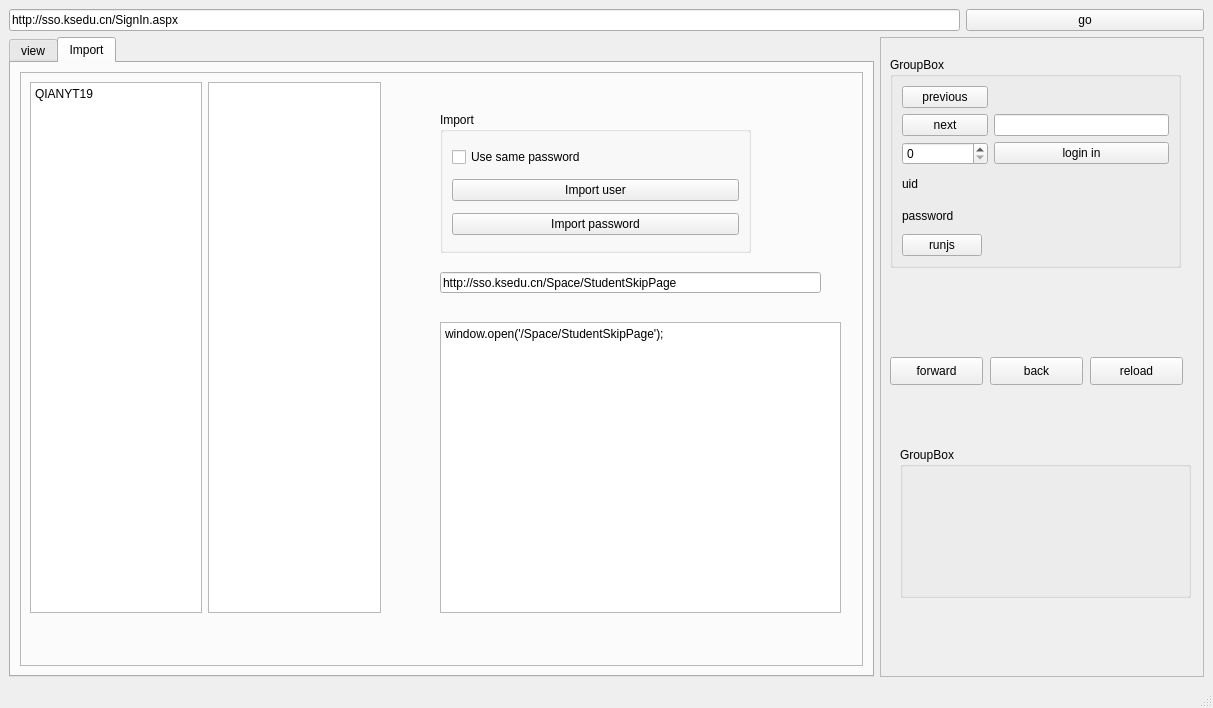
<?xml version="1.0" encoding="UTF-8"?>
<ui version="4.0">
 <class>MainWindow</class>
 <widget class="QMainWindow" name="MainWindow">
  <property name="geometry">
   <rect>
    <x>0</x>
    <y>0</y>
    <width>1213</width>
    <height>708</height>
   </rect>
  </property>
  <property name="windowTitle">
   <string>MainWindow</string>
  </property>
  <widget class="QWidget" name="centralwidget">
   <layout class="QVBoxLayout" name="verticalLayout_2">
    <item>
     <layout class="QHBoxLayout" name="horizontalLayout" stretch="8,2">
      <item>
       <widget class="QLineEdit" name="url_Input">
        <property name="text">
         <string>http://sso.ksedu.cn/SignIn.aspx</string>
        </property>
       </widget>
      </item>
      <item>
       <widget class="QPushButton" name="go">
        <property name="text">
         <string>go</string>
        </property>
       </widget>
      </item>
     </layout>
    </item>
    <item>
     <layout class="QHBoxLayout" name="horizontalLayout_2" stretch="8,3">
      <item>
       <widget class="QTabWidget" name="tabWidget">
        <property name="currentIndex">
         <number>1</number>
        </property>
        <widget class="QWidget" name="tab_3">
         <attribute name="title">
          <string>view</string>
         </attribute>
         <layout class="QVBoxLayout" name="verticalLayout">
          <item>
           <widget class="QFrame" name="frame_view">
            <property name="frameShape">
             <enum>QFrame::StyledPanel</enum>
            </property>
            <property name="frameShadow">
             <enum>QFrame::Raised</enum>
            </property>
           </widget>
          </item>
         </layout>
        </widget>
        <widget class="QWidget" name="tab_4">
         <attribute name="title">
          <string>Import</string>
         </attribute>
         <layout class="QVBoxLayout" name="verticalLayout_3">
          <item>
           <widget class="QFrame" name="frame_setting">
            <property name="frameShape">
             <enum>QFrame::StyledPanel</enum>
            </property>
            <property name="frameShadow">
             <enum>QFrame::Raised</enum>
            </property>
            <widget class="QWidget" name="layoutWidget">
             <property name="geometry">
              <rect>
               <x>10</x>
               <y>10</y>
               <width>351</width>
               <height>531</height>
              </rect>
             </property>
             <layout class="QHBoxLayout" name="horizontalLayout_3">
              <item>
               <widget class="QPlainTextEdit" name="plainTextEdit_users">
                <property name="plainText">
                 <string>QIANYT19
</string>
                </property>
                <property name="placeholderText">
                 <string>Import accounts in batches, one per line</string>
                </property>
               </widget>
              </item>
              <item>
               <widget class="QPlainTextEdit" name="plainTextEdit_pwds">
                <property name="plainText">
                 <string></string>
                </property>
                <property name="placeholderText">
                 <string>Import password in batches, one per line</string>
                </property>
               </widget>
              </item>
             </layout>
            </widget>
            <widget class="QGroupBox" name="groupBox_3">
             <property name="geometry">
              <rect>
               <x>420</x>
               <y>40</y>
               <width>311</width>
               <height>141</height>
              </rect>
             </property>
             <property name="title">
              <string>Import</string>
             </property>
             <layout class="QVBoxLayout" name="verticalLayout_4">
              <item>
               <widget class="QCheckBox" name="checkBox">
                <property name="text">
                 <string>Use same password</string>
                </property>
               </widget>
              </item>
              <item>
               <widget class="QPushButton" name="pushButton_3">
                <property name="text">
                 <string>Import user</string>
                </property>
               </widget>
              </item>
              <item>
               <widget class="QPushButton" name="pushButton_6">
                <property name="text">
                 <string>Import password</string>
                </property>
               </widget>
              </item>
             </layout>
            </widget>
            <widget class="QPlainTextEdit" name="plainTextEdit_pwds_2">
             <property name="geometry">
              <rect>
               <x>420</x>
               <y>250</y>
               <width>401</width>
               <height>291</height>
              </rect>
             </property>
             <property name="plainText">
              <string>window.open('/Space/StudentSkipPage');</string>
             </property>
             <property name="placeholderText">
              <string>Automated execution</string>
             </property>
            </widget>
            <widget class="QLineEdit" name="lineEdit">
             <property name="geometry">
              <rect>
               <x>420</x>
               <y>200</y>
               <width>381</width>
               <height>21</height>
              </rect>
             </property>
             <property name="text">
              <string>http://sso.ksedu.cn/Space/StudentSkipPage</string>
             </property>
            </widget>
           </widget>
          </item>
         </layout>
        </widget>
       </widget>
      </item>
      <item>
       <widget class="QFrame" name="frame_oper">
        <property name="frameShape">
         <enum>QFrame::StyledPanel</enum>
        </property>
        <property name="frameShadow">
         <enum>QFrame::Raised</enum>
        </property>
        <widget class="QGroupBox" name="groupBox">
         <property name="geometry">
          <rect>
           <x>10</x>
           <y>20</y>
           <width>291</width>
           <height>211</height>
          </rect>
         </property>
         <property name="title">
          <string>GroupBox</string>
         </property>
         <layout class="QGridLayout" name="gridLayout">
          <item row="7" column="0">
           <widget class="QLabel" name="label_2">
            <property name="text">
             <string>password</string>
            </property>
           </widget>
          </item>
          <item row="2" column="0" colspan="2">
           <widget class="QPushButton" name="pushButton_2">
            <property name="text">
             <string>next</string>
            </property>
           </widget>
          </item>
          <item row="6" column="0" colspan="2">
           <widget class="QLabel" name="label">
            <property name="text">
             <string>uid</string>
            </property>
           </widget>
          </item>
          <item row="3" column="2">
           <widget class="QPushButton" name="pushButton_5">
            <property name="text">
             <string>login in</string>
            </property>
           </widget>
          </item>
          <item row="0" column="0" colspan="2">
           <widget class="QPushButton" name="pushButton">
            <property name="text">
             <string>previous</string>
            </property>
           </widget>
          </item>
          <item row="2" column="2">
           <widget class="QLineEdit" name="lineEdit_code"/>
          </item>
          <item row="3" column="0" colspan="2">
           <widget class="QSpinBox" name="spinBox">
            <property name="maximum">
             <number>65535</number>
            </property>
           </widget>
          </item>
          <item row="8" column="0">
           <widget class="QPushButton" name="pushButton_9">
            <property name="text">
             <string>runjs</string>
            </property>
           </widget>
          </item>
          <item row="8" column="2">
           <widget class="QLabel" name="label_3">
            <property name="text">
             <string/>
            </property>
           </widget>
          </item>
         </layout>
        </widget>
        <widget class="QGroupBox" name="groupBox_2">
         <property name="geometry">
          <rect>
           <x>20</x>
           <y>410</y>
           <width>291</width>
           <height>151</height>
          </rect>
         </property>
         <property name="title">
          <string>GroupBox</string>
         </property>
        </widget>
        <widget class="QPushButton" name="pushButton_4">
         <property name="geometry">
          <rect>
           <x>110</x>
           <y>320</y>
           <width>93</width>
           <height>28</height>
          </rect>
         </property>
         <property name="text">
          <string>back</string>
         </property>
        </widget>
        <widget class="QPushButton" name="pushButton_7">
         <property name="geometry">
          <rect>
           <x>10</x>
           <y>320</y>
           <width>93</width>
           <height>28</height>
          </rect>
         </property>
         <property name="text">
          <string>forward</string>
         </property>
        </widget>
        <widget class="QPushButton" name="pushButton_8">
         <property name="geometry">
          <rect>
           <x>210</x>
           <y>320</y>
           <width>93</width>
           <height>28</height>
          </rect>
         </property>
         <property name="text">
          <string>reload</string>
         </property>
        </widget>
       </widget>
      </item>
     </layout>
    </item>
   </layout>
  </widget>
  <widget class="QMenuBar" name="menubar">
   <property name="geometry">
    <rect>
     <x>0</x>
     <y>0</y>
     <width>1213</width>
     <height>26</height>
    </rect>
   </property>
  </widget>
  <widget class="QStatusBar" name="statusbar"/>
 </widget>
 <resources/>
 <connections/>
</ui>
